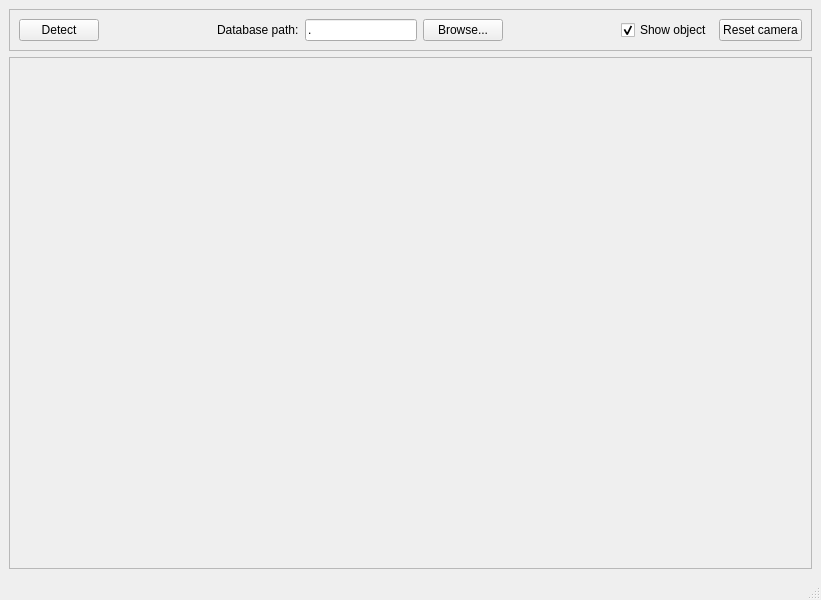
<?xml version="1.0" encoding="UTF-8"?>
<ui version="4.0">
 <class>ObjectWindow</class>
 <widget class="QMainWindow" name="ObjectWindow">
  <property name="geometry">
   <rect>
    <x>0</x>
    <y>0</y>
    <width>821</width>
    <height>600</height>
   </rect>
  </property>
  <property name="windowTitle">
   <string>3D View</string>
  </property>
  <widget class="QWidget" name="centralwidget">
   <layout class="QVBoxLayout" name="verticalLayout">
    <item>
     <widget class="QFrame" name="frame_3">
      <property name="sizePolicy">
       <sizepolicy hsizetype="Preferred" vsizetype="Fixed">
        <horstretch>0</horstretch>
        <verstretch>0</verstretch>
       </sizepolicy>
      </property>
      <property name="frameShape">
       <enum>QFrame::StyledPanel</enum>
      </property>
      <property name="frameShadow">
       <enum>QFrame::Raised</enum>
      </property>
      <layout class="QHBoxLayout" name="horizontalLayout_3">
       <item>
        <widget class="QPushButton" name="detectButton">
         <property name="text">
          <string>Detect</string>
         </property>
        </widget>
       </item>
       <item>
        <spacer name="horizontalSpacer">
         <property name="orientation">
          <enum>Qt::Horizontal</enum>
         </property>
         <property name="sizeHint" stdset="0">
          <size>
           <width>40</width>
           <height>20</height>
          </size>
         </property>
        </spacer>
       </item>
       <item>
        <widget class="QLabel" name="label">
         <property name="text">
          <string>Database path:</string>
         </property>
        </widget>
       </item>
       <item>
        <widget class="QLineEdit" name="databasePathLineEdit">
         <property name="toolTip">
          <string>Directory where the .model are located</string>
         </property>
         <property name="text">
          <string>.</string>
         </property>
        </widget>
       </item>
       <item>
        <widget class="QPushButton" name="browseButton">
         <property name="text">
          <string>Browse...</string>
         </property>
        </widget>
       </item>
       <item>
        <spacer name="horizontalSpacer_2">
         <property name="orientation">
          <enum>Qt::Horizontal</enum>
         </property>
         <property name="sizeHint" stdset="0">
          <size>
           <width>40</width>
           <height>20</height>
          </size>
         </property>
        </spacer>
       </item>
       <item>
        <widget class="QCheckBox" name="showObjectCheckBox">
         <property name="text">
          <string>Show object</string>
         </property>
         <property name="checked">
          <bool>true</bool>
         </property>
        </widget>
       </item>
       <item>
        <widget class="QPushButton" name="resetCamera">
         <property name="text">
          <string>Reset camera</string>
         </property>
        </widget>
       </item>
      </layout>
     </widget>
    </item>
    <item>
     <widget class="QFrame" name="frame_2">
      <property name="frameShape">
       <enum>QFrame::StyledPanel</enum>
      </property>
      <property name="frameShadow">
       <enum>QFrame::Raised</enum>
      </property>
      <layout class="QHBoxLayout" name="horizontalLayout_2">
       <item>
        <widget class="ntk::MeshViewer" name="mesh_view" native="true">
         <property name="minimumSize">
          <size>
           <width>783</width>
           <height>468</height>
          </size>
         </property>
         <property name="focusPolicy">
          <enum>Qt::ClickFocus</enum>
         </property>
        </widget>
       </item>
      </layout>
     </widget>
    </item>
   </layout>
  </widget>
  <widget class="QMenuBar" name="menubar">
   <property name="geometry">
    <rect>
     <x>0</x>
     <y>0</y>
     <width>821</width>
     <height>26</height>
    </rect>
   </property>
  </widget>
  <widget class="QStatusBar" name="statusbar"/>
  <action name="action_Grab_and_Move">
   <property name="text">
    <string>Grab and Move</string>
   </property>
  </action>
  <action name="action_Grab_Sequence">
   <property name="text">
    <string>Grab Sequence</string>
   </property>
  </action>
  <action name="actionModel_and_Move">
   <property name="text">
    <string>Model and Move</string>
   </property>
  </action>
  <action name="actionModel_Sequence">
   <property name="text">
    <string>Model Sequence</string>
   </property>
  </action>
 </widget>
 <customwidgets>
  <customwidget>
   <class>ntk::MeshViewer</class>
   <extends>QWidget</extends>
   <header location="global">ntk/mesh/mesh_viewer.h</header>
   <container>1</container>
  </customwidget>
 </customwidgets>
 <resources/>
 <connections/>
</ui>
